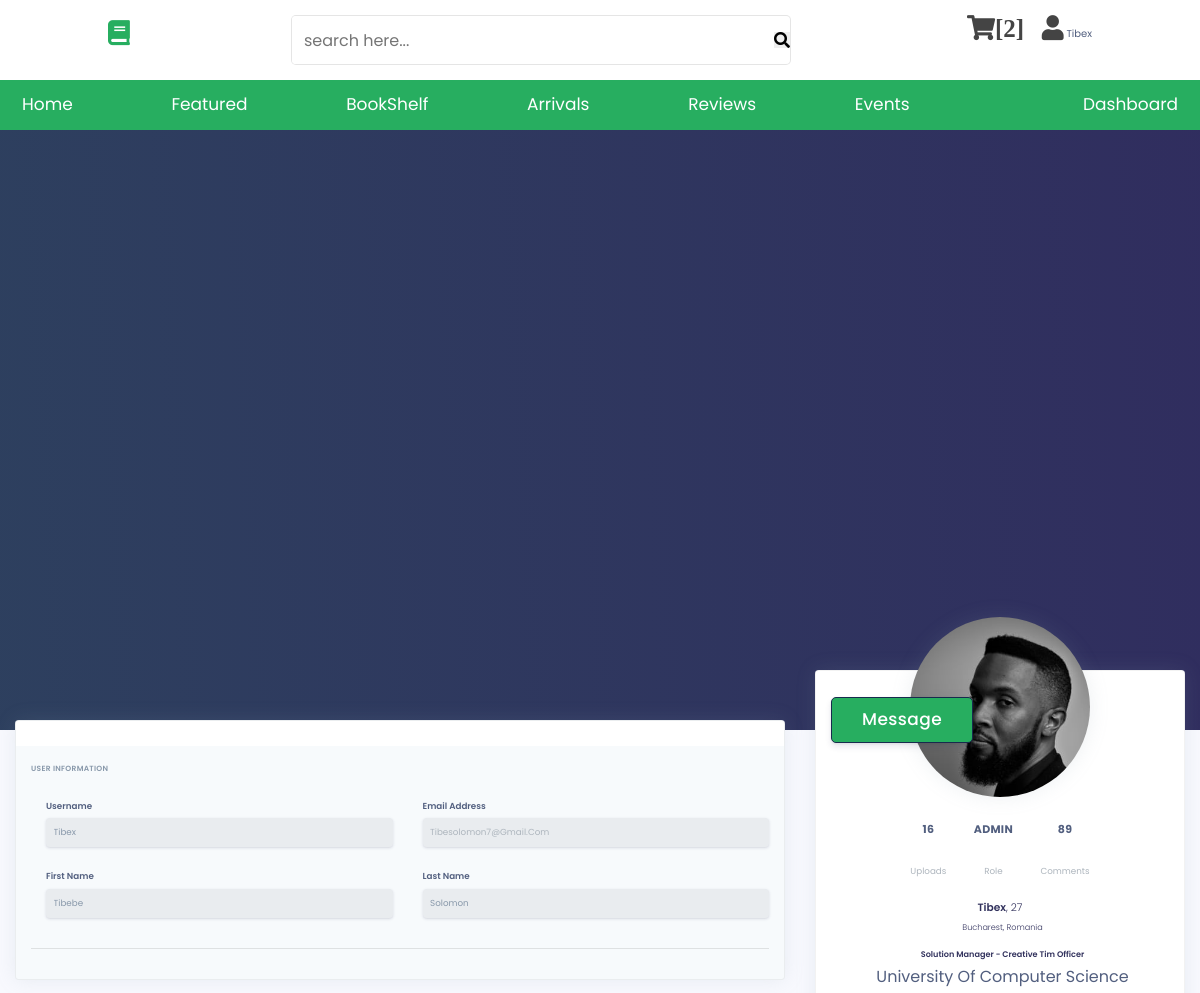
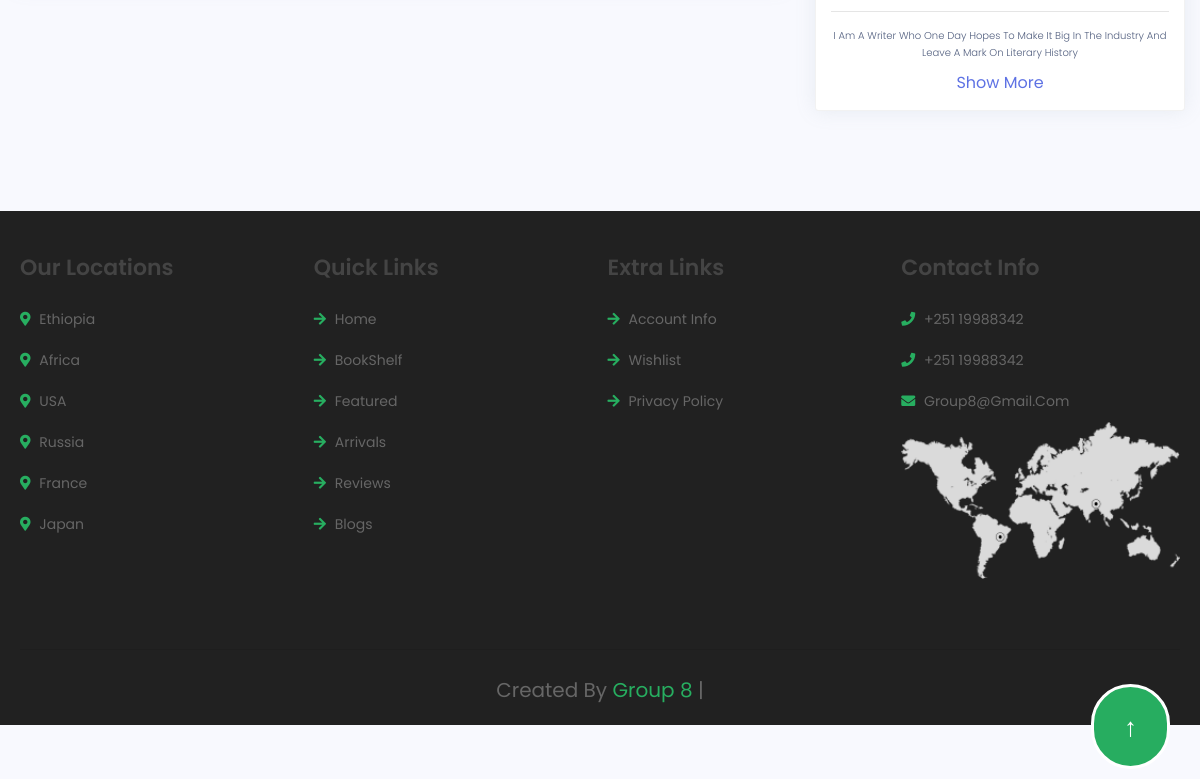
Screenshot of /public/visit profile.php?visit=Tibex (signed in) with the database file from the repository (2 pictures, top to bottom).
### tables this page shows
CREATE TABLE `user` (
  `UserID` int(11) NOT NULL,
  `UserName` varchar(100) NOT NULL,
  `Email` varchar(50) NOT NULL,
  `PhoneNumber` int(14) NOT NULL,
  `FirstName` varchar(100) NOT NULL,
  `LastName` varchar(100) NOT NULL,
  `Password` varchar(60) NOT NULL,
  `IsAdmin` varchar(5) NOT NULL DEFAULT 'User',
  `Interests` longtext NOT NULL,
  `CreditCard` int(11) NOT NULL,
  `About` varchar(200) NOT NULL,
  `Status` varchar(20) NOT NULL DEFAULT 'Active',
  `CreatedAt` date NOT NULL DEFAULT current_timestamp(),
  `code` int(11) NOT NULL
);

### lib/visit.php (called while the page is built)
<?php
if($_GET["visit"])
{
    include "../config/dbconfig.php";
    $visit = $_GET["visit"];
   $visit = $db->query("Select UserName,Email,FirstName,LastName,isAdmin,UserID FROM user WHERE UserName = '$visit'");
   $visit = mysqli_fetch_assoc($visit);
   $uploads = "SELECT COUNT(UserID) from books where UserID = $visit[UserID]";
   $uplds = mysqli_query($db,$uploads);
   $uplds  = mysqli_fetch_assoc($uplds);
   $visit["uploads"] = $uplds["COUNT(UserID)"];
}
?>

### public/visit profile.php (the view, shortened to what this page needs)
<!DOCTYPE html>
<html lang="en">
<head>
   <link rel="stylesheet" href="../css/profile2.css">
</head>
<body>
<?php
include "../inc/nav_bar.php";
?>
  <div class="main-content">
  <?php
include "../lib/visit.php";
?>
    <div class="header pb-8 pt-5 pt-lg-8 d-flex align-items-center" style="min-height: 600px;">
      <span class="mask bg-gradient-default opacity-8"></span>
      </div>
    </div>
    <div class="container-fluid mt--7">
      <div class="row">
        <div class="col-xl-4 order-xl-2 mb-5 mb-xl-0">
          <div class="card card-profile shadow">
            <div class="row justify-content-center">
              <div class="col-lg-3 order-lg-2">
                <div class="card-profile-image">
                  <a href="#">
                    <img src='../multimedia/users/<?php
                   if(!file_exists("../multimedia/users/$visit[UserID].jpg"))
                      {
                        echo("def.jpg");
                      }
                   else
                      {
                        echo  $visit["UserID"].".jpg";
                      }
                       ?>' class="rounded-circle">
                  </a>
                </div>
              </div>
            </div>
            <div class="card-header text-center border-0 pt-8 pt-md-4 pb-0 pb-md-4">
              <div class="d-flex justify-content-between">
                <a href="mailto: <?php echo $visit["Email"] ?>" class="btn btn-sm btn-default float-right">Message</a>
              </div>
            </div>
            <div class="card-body pt-0 pt-md-4">
              <div class="row">
                <div class="col">
                  <div class="card-profile-stats d-flex justify-content-center mt-md-5">
                    <div>
                      <span class="heading"><?php echo $visit["uploads"] ?></span>
                      <span class="description">Uploads</span>
                    </div>
                    <div>
                      <span class="heading">
                        <?php
                        echo  $visit["isAdmin"];
                       ?>
                      </span>
                      <span class="description">Role</span>
                    </div>
                    <div>
                      <span class="heading">89</span>
                      <span class="description">Comments</span>
                    </div>
                  </div>
                </div>
              </div>
              <div class="text-center">
                <h3>
                  <?php echo $visit["UserName"] ?><span class="font-weight-light">, 27</span>
                </h3>
                <div class="h5 font-weight-300">
                  <i class="ni location_pin mr-2"></i>Bucharest, Romania
                </div>
                <div class="h5 mt-4">
                  <i class="ni business_briefcase-24 mr-2"></i>Solution Manager - Creative Tim Officer
                </div>
                <div>
                  <i class="ni education_hat mr-2"></i>University of Computer Science
                </div>
                <hr class="my-4">
                <p><?php echo $_SESSION['about']  ?></p>
                <a href="#">Show more</a>
              </div>
            </div>
          </div>
        </div>
        <div class="col-xl-8 order-xl-1">
          <div class="card bg-secondary shadow">
            <div class="card-header bg-white border-0">
            </div>
            <div class="card-body">
                <h6 class="heading-small text-muted mb-4">User information</h6>
                <div class="pl-lg-4">
                  <div class="row">
                    <div class="col-lg-6">
                      <div class="form-group focused">
                        <label class="form-control-label" for="input-username">Username</label>
                        <input type="text" id="input-username" class="form-control form-control-alternative"readonly  placeholder="Username" value=<?php echo $visit["UserName"] ?> >
                      </div>
                    </div>
                    <div class="col-lg-6">
                      <div class="form-group">
                        <label class="form-control-label" for="input-email">Email address</label>
                        <input type="email" id="input-email" class="form-control form-control-alternative"readonly  placeholder= <?php echo $visit["Email"]?> >
                      </div>
                    </div>
                  </div>
                  <div class="row">
                    <div class="col-lg-6">
                      <div class="form-group focused">
                        <label class="form-control-label" for="input-first-name">First name</label>
                        <input type="text" id="input-first-name" class="form-control form-control-alternative"readonly  placeholder="First name" value=<?php echo $visit["FirstName"] ?>>
                      </div>
                    </div>
                    <div class="col-lg-6">
                      <div class="form-group focused">
                        <label class="form-control-label" for="input-last-name">Last name</label>
                        <input type="text" id="input-last-name" class="form-control form-control-alternative"readonly  placeholder="Last name" value= <?php echo $visit["LastName"]?>>
                      </div>
                    </div>
                  </div>
                </div>
                <hr class="my-4">
                </div>
            </div>
          </div>
        </div>
      </div>
  <?php
include "../inc/footer.php";
  ?>
</body>
</html>

### css/style.css (style rules this page uses)
:root { --green: #27ae60; --dark-color: #219150; --black: #444; --light-color: #666; --border: 0.1rem solid rgba(0, 0, 0, 0.1); --border-hover: 0.1rem solid var(--black); --box-shadow: 0 0.5rem 1rem rgba(0, 0, 0, 0.1); }
* { font-family: "Poppins", sans-serif; margin: 0; padding: 0; box-sizing: border-box; outline: none; border: none; text-decoration: none; text-transform: capitalize; transition: all 0.2s linear; transition: width none; }
html { font-size: 62.5%; overflow-x: hidden; scroll-padding-top: 5rem; scroll-behavior: smooth; }
.heading { text-align: center; margin-bottom: 2rem; position: relative; }
.heading::before { content: ""; position: absolute; top: 50%; left: 0; transform: translateY(-50%); width: 100%; height: 0.01rem; background: rgba(0, 0, 0, 0.1); z-index: -1; }
.btn { margin-top: 1rem; display: inline-block; padding: 0.9rem 3rem; border-radius: 0.5rem; color: #fff; background: var(--green); font-size: 1.7rem; cursor: pointer; font-weight: 500; }

### rows the page displays
user: IsAdmin "ADMIN", UserName "Tibex", Email "tibesolomon7@gmail.com", FirstName "Tibebe", LastName "Solomon"

### other values shown
$row_count "2"
$_SESSION["username"] "Tibex"
$visit["uploads"] "16"
$_SESSION['about'] "I Am A Writer Who One Day Hopes To Make It Big In The Industry And Leave A Mark On Literary History"
